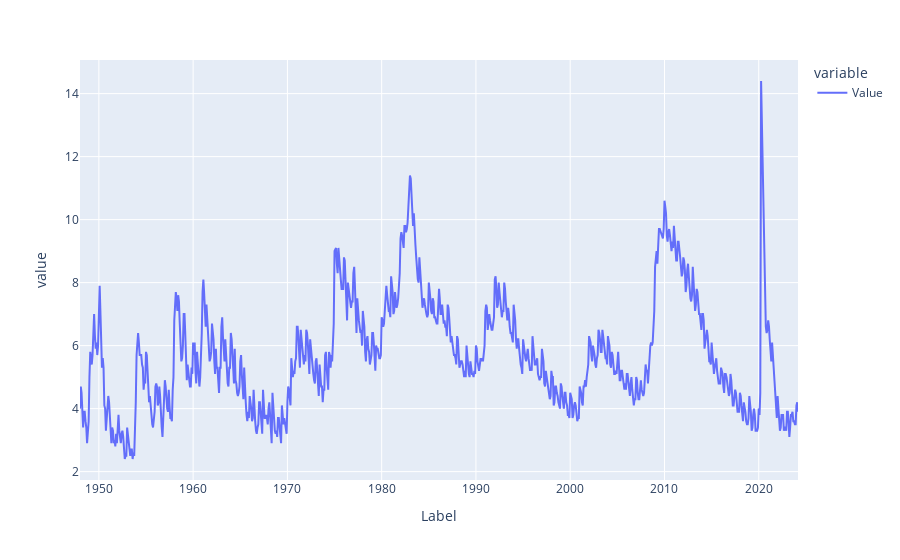

Write notebook code for a chart like this one.
### Code cell
px.line(df)

### Figure 1 — Plotly figure (JSON) as saved in the notebook; plotly's stock layout.template omitted (floating-point values rounded to 4 significant figures; data arrays with more than 128 entries replaced by an {"elided": "..."} marker saying what was removed)
{"data": [{"hovertemplate": "variable=Value<br>Label=%{x}<br>value=%{y}<extra></extra>", "legendgroup": "Value", "line": {"color": "#636efa", "dash": "solid"}, "marker": {"symbol": "circle"}, "mode": "lines", "name": "Value", "orientation": "v", "showlegend": true, "type": "scatter", "x": {"elided": "915 str values"}, "xaxis": "x", "y": {"elided": "915 float values"}, "yaxis": "y"}], "layout": {"autosize": true, "dragmode": "zoom", "legend": {"title": {"text": "variable"}, "tracegroupgap": 0}, "margin": {"t": 60}, "xaxis": {"anchor": "y", "autorange": true, "domain": [0, 1], "range": ["1948-01-01", "2024-03-01"], "title": {"text": "Label"}, "type": "date"}, "yaxis": {"anchor": "x", "autorange": true, "domain": [0, 1], "range": [1.733, 15.07], "title": {"text": "value"}, "type": "linear"}}}
